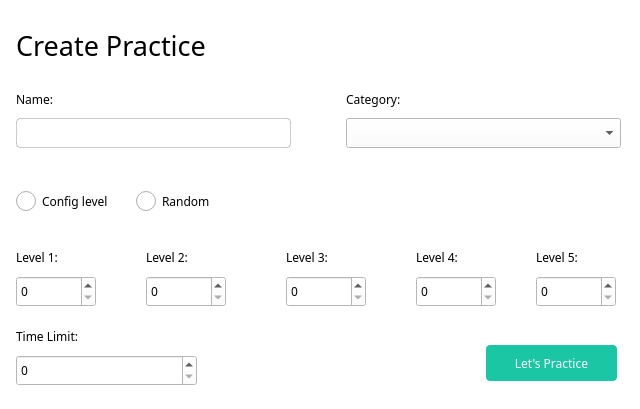
<?xml version="1.0" encoding="UTF-8"?>
<ui version="4.0">
 <class>CreatePracticeDiaLog</class>
 <widget class="QDialog" name="CreatePracticeDiaLog">
  <property name="geometry">
   <rect>
    <x>0</x>
    <y>0</y>
    <width>640</width>
    <height>409</height>
   </rect>
  </property>
  <property name="windowTitle">
   <string>Dialog</string>
  </property>
  <property name="styleSheet">
   <string notr="true">background-color: #fff;</string>
  </property>
  <layout class="QVBoxLayout" name="verticalLayout">
   <property name="leftMargin">
    <number>16</number>
   </property>
   <property name="topMargin">
    <number>9</number>
   </property>
   <property name="rightMargin">
    <number>16</number>
   </property>
   <item>
    <widget class="QLabel" name="label">
     <property name="font">
      <font>
       <family>Source Sans 3 Medium</family>
       <pointsize>20</pointsize>
       <weight>50</weight>
       <bold>false</bold>
      </font>
     </property>
     <property name="styleSheet">
      <string notr="true">color: #000;</string>
     </property>
     <property name="text">
      <string>Create Practice</string>
     </property>
    </widget>
   </item>
   <item>
    <widget class="QWidget" name="widget" native="true">
     <widget class="QLineEdit" name="nameLineEdit">
      <property name="geometry">
       <rect>
        <x>0</x>
        <y>30</y>
        <width>275</width>
        <height>30</height>
       </rect>
      </property>
      <property name="font">
       <font>
        <family>Source Sans 3</family>
        <pointsize>13</pointsize>
       </font>
      </property>
      <property name="styleSheet">
       <string notr="true">border: 1px solid rgba(0,0,0,0.2);
border-radius: 4px;
padding-left: 10px;
</string>
      </property>
     </widget>
     <widget class="QLabel" name="label_12">
      <property name="geometry">
       <rect>
        <x>0</x>
        <y>0</y>
        <width>75</width>
        <height>22</height>
       </rect>
      </property>
      <property name="font">
       <font>
        <family>Source Sans 3</family>
       </font>
      </property>
      <property name="styleSheet">
       <string notr="true">color: #000;</string>
      </property>
      <property name="text">
       <string>Name:</string>
      </property>
     </widget>
     <widget class="QComboBox" name="categoryComboBox">
      <property name="geometry">
       <rect>
        <x>330</x>
        <y>30</y>
        <width>275</width>
        <height>30</height>
       </rect>
      </property>
      <property name="font">
       <font>
        <family>Source Sans 3</family>
       </font>
      </property>
      <property name="styleSheet">
       <string notr="true"/>
      </property>
     </widget>
     <widget class="QLabel" name="label_8">
      <property name="geometry">
       <rect>
        <x>330</x>
        <y>0</y>
        <width>75</width>
        <height>22</height>
       </rect>
      </property>
      <property name="font">
       <font>
        <family>Source Sans 3</family>
       </font>
      </property>
      <property name="text">
       <string>Category:</string>
      </property>
     </widget>
    </widget>
   </item>
   <item>
    <widget class="QWidget" name="widget_2" native="true">
     <widget class="QRadioButton" name="levelRadioButton">
      <property name="geometry">
       <rect>
        <x>0</x>
        <y>20</y>
        <width>121</width>
        <height>28</height>
       </rect>
      </property>
      <property name="font">
       <font>
        <family>Source Sans 3</family>
       </font>
      </property>
      <property name="cursor">
       <cursorShape>PointingHandCursor</cursorShape>
      </property>
      <property name="styleSheet">
       <string notr="true">QRadioButton::indicator {width: 20px; height: 20px;}</string>
      </property>
      <property name="text">
       <string>Config level</string>
      </property>
     </widget>
     <widget class="QRadioButton" name="randomLevel">
      <property name="geometry">
       <rect>
        <x>120</x>
        <y>20</y>
        <width>121</width>
        <height>28</height>
       </rect>
      </property>
      <property name="font">
       <font>
        <family>Source Sans 3</family>
       </font>
      </property>
      <property name="cursor">
       <cursorShape>PointingHandCursor</cursorShape>
      </property>
      <property name="styleSheet">
       <string notr="true">QRadioButton::indicator {width: 20px; height: 20px;}</string>
      </property>
      <property name="text">
       <string>Random</string>
      </property>
     </widget>
    </widget>
   </item>
   <item>
    <widget class="QWidget" name="levelGroup" native="true">
     <widget class="QLabel" name="label_9">
      <property name="geometry">
       <rect>
        <x>0</x>
        <y>0</y>
        <width>75</width>
        <height>22</height>
       </rect>
      </property>
      <property name="font">
       <font>
        <family>Source Sans 3</family>
       </font>
      </property>
      <property name="text">
       <string>Level 1:</string>
      </property>
     </widget>
     <widget class="QLabel" name="label_24">
      <property name="geometry">
       <rect>
        <x>270</x>
        <y>0</y>
        <width>75</width>
        <height>22</height>
       </rect>
      </property>
      <property name="font">
       <font>
        <family>Source Sans 3</family>
       </font>
      </property>
      <property name="text">
       <string>Level 3:</string>
      </property>
     </widget>
     <widget class="QSpinBox" name="level3SpinBox">
      <property name="geometry">
       <rect>
        <x>270</x>
        <y>30</y>
        <width>80</width>
        <height>31</height>
       </rect>
      </property>
      <property name="font">
       <font>
        <family>Source Sans 3</family>
       </font>
      </property>
     </widget>
     <widget class="QLabel" name="label_25">
      <property name="geometry">
       <rect>
        <x>520</x>
        <y>0</y>
        <width>75</width>
        <height>22</height>
       </rect>
      </property>
      <property name="font">
       <font>
        <family>Source Sans 3</family>
       </font>
      </property>
      <property name="text">
       <string>Level 5:</string>
      </property>
     </widget>
     <widget class="QSpinBox" name="level5SpinBox">
      <property name="geometry">
       <rect>
        <x>520</x>
        <y>30</y>
        <width>80</width>
        <height>31</height>
       </rect>
      </property>
      <property name="font">
       <font>
        <family>Source Sans 3</family>
       </font>
      </property>
     </widget>
     <widget class="QSpinBox" name="level2SpinBox">
      <property name="geometry">
       <rect>
        <x>130</x>
        <y>30</y>
        <width>80</width>
        <height>31</height>
       </rect>
      </property>
      <property name="font">
       <font>
        <family>Source Sans 3</family>
       </font>
      </property>
     </widget>
     <widget class="QLabel" name="label_10">
      <property name="geometry">
       <rect>
        <x>130</x>
        <y>0</y>
        <width>75</width>
        <height>22</height>
       </rect>
      </property>
      <property name="font">
       <font>
        <family>Source Sans 3</family>
       </font>
      </property>
      <property name="text">
       <string>Level 2:</string>
      </property>
     </widget>
     <widget class="QSpinBox" name="level4SpinBox">
      <property name="geometry">
       <rect>
        <x>400</x>
        <y>30</y>
        <width>80</width>
        <height>31</height>
       </rect>
      </property>
      <property name="font">
       <font>
        <family>Source Sans 3</family>
       </font>
      </property>
     </widget>
     <widget class="QLabel" name="label_11">
      <property name="geometry">
       <rect>
        <x>400</x>
        <y>0</y>
        <width>75</width>
        <height>22</height>
       </rect>
      </property>
      <property name="font">
       <font>
        <family>Source Sans 3</family>
       </font>
      </property>
      <property name="text">
       <string>Level 4:</string>
      </property>
     </widget>
     <widget class="QSpinBox" name="level1SpinBox">
      <property name="geometry">
       <rect>
        <x>0</x>
        <y>30</y>
        <width>80</width>
        <height>31</height>
       </rect>
      </property>
      <property name="font">
       <font>
        <family>Source Sans 3</family>
       </font>
      </property>
      <property name="styleSheet">
       <string notr="true"/>
      </property>
     </widget>
    </widget>
   </item>
   <item>
    <widget class="QWidget" name="widget_3" native="true">
     <widget class="QSpinBox" name="timeSpinBox">
      <property name="geometry">
       <rect>
        <x>0</x>
        <y>30</y>
        <width>181</width>
        <height>31</height>
       </rect>
      </property>
      <property name="font">
       <font>
        <family>Source Sans 3</family>
       </font>
      </property>
     </widget>
     <widget class="QLabel" name="label_5">
      <property name="geometry">
       <rect>
        <x>0</x>
        <y>0</y>
        <width>91</width>
        <height>22</height>
       </rect>
      </property>
      <property name="font">
       <font>
        <family>Source Sans 3</family>
       </font>
      </property>
      <property name="text">
       <string>Time Limit:</string>
      </property>
     </widget>
     <widget class="QPushButton" name="submitPushButton">
      <property name="geometry">
       <rect>
        <x>470</x>
        <y>20</y>
        <width>131</width>
        <height>36</height>
       </rect>
      </property>
      <property name="font">
       <font>
        <family>Source Sans 3 SemiBold</family>
       </font>
      </property>
      <property name="cursor">
       <cursorShape>PointingHandCursor</cursorShape>
      </property>
      <property name="styleSheet">
       <string notr="true">#submitPushButton {
	background-color:  rgb(204, 0, 0);
	border: none;
	color: #fff;
	border-radius: 4px;
}

#submitPushButton {
	background-color:  rgba(0, 191, 154, 0.9);
}</string>
      </property>
      <property name="text">
       <string>Let's Practice</string>
      </property>
     </widget>
    </widget>
   </item>
  </layout>
 </widget>
 <resources/>
 <connections/>
</ui>
